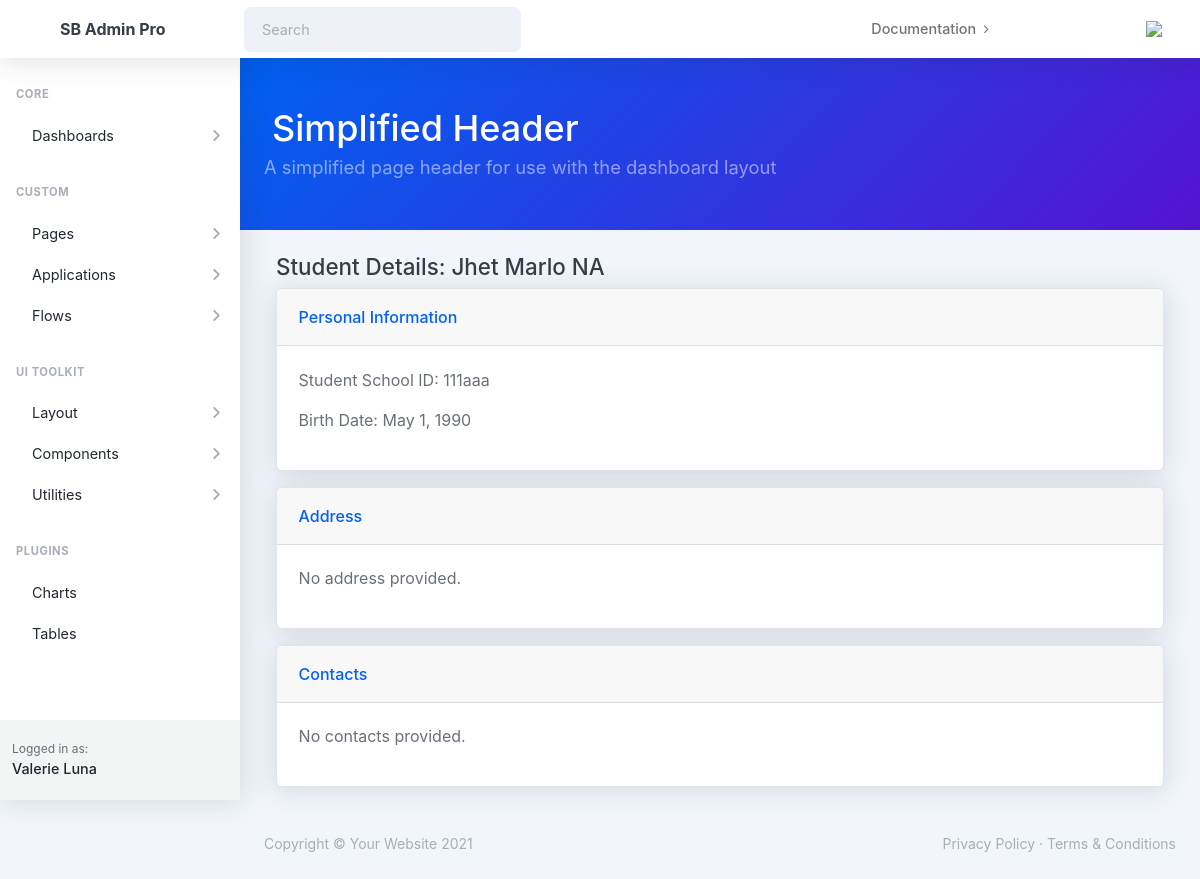
The app's page /student/3/ with its own data.
### student/models.py (models this page shows, shortened)
class Student(models.Model):
    std_sch_id = models.CharField(max_length=50)
    first_name = models.CharField(max_length=100)
    middle_name = models.CharField(max_length=100)
    last_name = models.CharField(max_length=100)
    suffix = models.CharField(max_length=10, blank=True)
    birth_date = models.DateField()
    country_of_birth = models.CharField(max_length=100)
    birth_place = models.CharField(max_length=100)
    nationality = models.CharField(max_length=100)
    CIVIL_STATUS_CHOICES = [
        ('single', 'Single'),
        ('married', 'Married'),
        ('widowed', 'Widowed'),
        ('divorced', 'Divorced'),
        ('separated', 'Separated'),
    ]
    civil_status = models.CharField(max_length=20, choices=CIVIL_STATUS_CHOICES, blank=True)
    SEX_CHOICES = [
        ('male', 'Male'),
        ('female', 'Female'),
    ]
    sex = models.CharField(max_length=10, choices=SEX_CHOICES, blank=True)
    religion = models.CharField(max_length=100)
    mobile_number = models.CharField(max_length=20)
    telephone_number = models.CharField(max_length=20, blank=True)
    personal_email = models.EmailField()
    STATUS_CHOICES = [
        ('active', 'Active'),
        ('inactive', 'Inactive'),
    ]
    status = models.CharField(max_length=8, choices=STATUS_CHOICES, default='active', help_text="Student's account status")

### student/views.py (the view)
# urls.py: path('<int:pk>/', views.StudentDetailView.as_view(), name='student-detail'),
class StudentDetailView(DetailView):
    model = Student
    template_name = 'student/student-detail.html'
    context_object_name = 'student'
    def get_context_data(self, **kwargs):
        context = super(StudentDetailView, self).get_context_data(**kwargs)
        try:
            context['address'] = self.object.address
        except Student.address.RelatedObjectDoesNotExist:
            context['address'] = None
        context['contacts'] = self.object.contacts.all() if hasattr(self.object, 'contacts') else []
        return context

### student/templates/student/student-detail.html
{% extends 'student/base.html' %}
{% block content %}
<div class="container mt-3">
    <h2>Student Details: {{ student.first_name }} {{ student.last_name }}</h2>
    <div class="card mb-3">
        <div class="card-header">Personal Information</div>
        <div class="card-body">
            <p>Student School ID: {{ student.std_sch_id }}</p>
            <p>Birth Date: {{ student.birth_date }}</p>
        </div>
    </div>
    <div class="card mb-3">
        <div class="card-header">Address</div>
        <div class="card-body">
            {% if address %}
                <p>{{ address.house_number }} {{ address.barangay }}</p>
                <p>{{ address.city }}, {{ address.province }}</p>
                <p>Postal Code: {{ address.postal_code }}</p>
            {% else %}
                <p>No address provided.</p>
            {% endif %}
        </div>
    </div>
    <div class="card mb-3">
        <div class="card-header">Contacts</div>
        <div class="card-body">
            {% if contacts %}
                <ul>
                    {% for contact in contacts %}
                        <li>{{ contact.full_name }} - {{ contact.relationship }} - {{ contact.mobile_number }}</li>
                    {% endfor %}
                </ul>
            {% else %}
                <p>No contacts provided.</p>
            {% endif %}
        </div>
    </div>
</div>
{% endblock %}

### records on screen
Student: first_name "Jhet Marlo", last_name "NA", std_sch_id "111aaa", birth_date "May 1, 1990"
